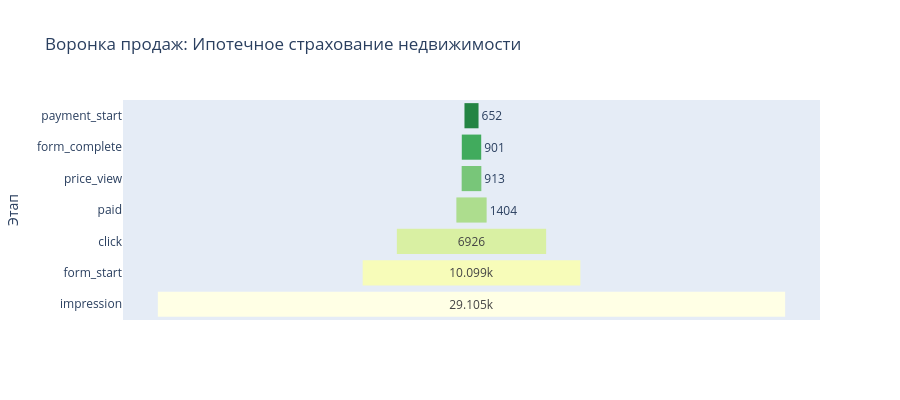

Notebook source saved alongside this figure:
### Code cell
funnel_counts = df.groupby('funnel_stage')['user_id'].nunique().sort_values(ascending = False)
df_plot = pd.DataFrame({
    'Этап': funnel_counts.index,
    'Количество': funnel_counts.values
})

fig_funnel = px.funnel(
    df_plot,
    x='Количество', 
    y='Этап',
    title='Воронка продаж: Ипотечное страхование недвижимости',
    color='Этап',
    color_discrete_sequence=px.colors.sequential.YlGn
)

fig_funnel.update_layout(height=400, showlegend=False)
fig_funnel.show()

### Figure 1 — Plotly figure (JSON) as saved in the notebook; plotly's stock layout.template omitted (floating-point values rounded to 4 significant figures)
{"data": [{"hovertemplate": "Этап=%{y}<br>Количество=%{x}<extra></extra>", "legendgroup": "impression", "marker": {"color": "rgb(255,255,229)"}, "name": "impression", "orientation": "h", "showlegend": true, "type": "funnel", "x": [29105], "xaxis": "x", "y": ["impression"], "yaxis": "y"}, {"hovertemplate": "Этап=%{y}<br>Количество=%{x}<extra></extra>", "legendgroup": "form_start", "marker": {"color": "rgb(247,252,185)"}, "name": "form_start", "orientation": "h", "showlegend": true, "type": "funnel", "x": [10099], "xaxis": "x", "y": ["form_start"], "yaxis": "y"}, {"hovertemplate": "Этап=%{y}<br>Количество=%{x}<extra></extra>", "legendgroup": "click", "marker": {"color": "rgb(217,240,163)"}, "name": "click", "orientation": "h", "showlegend": true, "type": "funnel", "x": [6926], "xaxis": "x", "y": ["click"], "yaxis": "y"}, {"hovertemplate": "Этап=%{y}<br>Количество=%{x}<extra></extra>", "legendgroup": "paid", "marker": {"color": "rgb(173,221,142)"}, "name": "paid", "orientation": "h", "showlegend": true, "type": "funnel", "x": [1404], "xaxis": "x", "y": ["paid"], "yaxis": "y"}, {"hovertemplate": "Этап=%{y}<br>Количество=%{x}<extra></extra>", "legendgroup": "price_view", "marker": {"color": "rgb(120,198,121)"}, "name": "price_view", "orientation": "h", "showlegend": true, "type": "funnel", "x": [913], "xaxis": "x", "y": ["price_view"], "yaxis": "y"}, {"hovertemplate": "Этап=%{y}<br>Количество=%{x}<extra></extra>", "legendgroup": "form_complete", "marker": {"color": "rgb(65,171,93)"}, "name": "form_complete", "orientation": "h", "showlegend": true, "type": "funnel", "x": [901], "xaxis": "x", "y": ["form_complete"], "yaxis": "y"}, {"hovertemplate": "Этап=%{y}<br>Количество=%{x}<extra></extra>", "legendgroup": "payment_start", "marker": {"color": "rgb(35,132,67)"}, "name": "payment_start", "orientation": "h", "showlegend": true, "type": "funnel", "x": [652], "xaxis": "x", "y": ["payment_start"], "yaxis": "y"}], "layout": {"height": 400, "legend": {"title": {"text": "Этап"}, "tracegroupgap": 0}, "showlegend": false, "title": {"text": "Воронка продаж: Ипотечное страхование недвижимости"}, "xaxis": {"anchor": "y", "domain": [0, 1], "title": {"text": "Количество"}}, "yaxis": {"anchor": "x", "categoryarray": ["payment_start", "form_complete", "price_view", "paid", "click", "form_start", "impression"], "categoryorder": "array", "domain": [0, 1], "title": {"text": "Этап"}}}}
